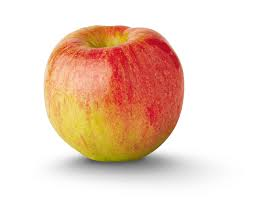
#> input picture ImageTag/Dataset/apple1.jpg, 253 x 199 px; its folder holds 4 pictures in this run
$ python app.py
#> lines starting #> are read from the running program, lines starting #| are printed output that depends on the picture
import os
import numpy as np
from PIL import Image
import pandas as pd
from sklearn.model_selection import train_test_split
from sklearn.ensemble import RandomForestClassifier
from sklearn.metrics import accuracy_score

# Path to the dataset folder
dataset_path = "Dataset"

# Function to extract color features from an image
def extract_features(image_path):
#> called with image_path = 'Dataset/apple1.jpg'
    img = Image.open(image_path).resize((100, 100))  # Resize to 100x100
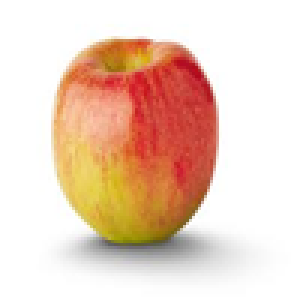
#> img: PIL image 100x100 RGB (shown 3 times larger); mean R, G, B 237, 209.3, 192.5
    img_array = np.array(img)  # Convert to array
    # Mean of red, green, and blue (RGB) colors
    red_mean = np.mean(img_array[:, :, 0])
#> red_mean = 237
    green_mean = np.mean(img_array[:, :, 1])
#> green_mean = 209.3
    blue_mean = np.mean(img_array[:, :, 2])
#> blue_mean = 192.5
    return [red_mean, green_mean, blue_mean]

# Collect data
data = []
labels = []

for filename in os.listdir(dataset_path):
    if filename.endswith(".jpg") or filename.endswith(".png"):
        full_path = os.path.join(dataset_path, filename)
        features = extract_features(full_path)
#> features = [237, 209.3, 192.5]
        data.append(features)
        # Labeling (0 for onion, 1 for apple)
        if "apple" in filename.lower():
            labels.append(1)
        elif "onion" in filename.lower():
            labels.append(0)
#> pass 2 of the loop `for filename in os.listdir(dataset_path):`:
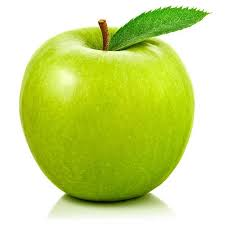
#> input picture ImageTag/Dataset/apple4.jpg, 225 x 225 px
#> in extract_features (call 2), `img = Image.open(image_path).resize((100, 100))`:
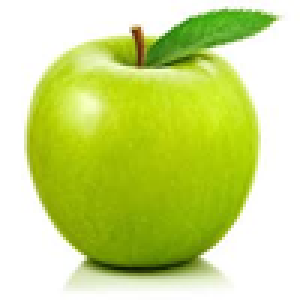
#> img: PIL image 100x100 RGB (shown 3 times larger); mean R, G, B 202.8, 220, 130.3
#> red_mean = 202.8
#> green_mean = 220
#> blue_mean = 130.3
#> `features = extract_features(full_path)`: features = [202.8, 220, 130.3]
#> pass 3 of the loop `for filename in os.listdir(dataset_path):`:
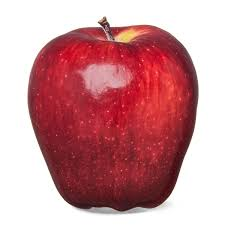
#> input picture ImageTag/Dataset/apple5.jpg, 225 x 225 px
#> in extract_features (call 3), `img = Image.open(image_path).resize((100, 100))`:
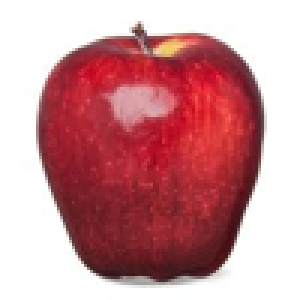
#> img: PIL image 100x100 RGB (shown 3 times larger); mean R, G, B 202.6, 145.4, 150.3
#> red_mean = 202.6
#> green_mean = 145.4
#> blue_mean = 150.3
#> `features = extract_features(full_path)`: features = [202.6, 145.4, 150.3]
#> the loop made 4 passes; the first 3 are shown

# Convert to DataFrame
df = pd.DataFrame(data, columns=['Red', 'Green', 'Blue'])
X = df
y = np.array(labels)

# Split data into training and testing sets
X_train, X_test, y_train, y_test = train_test_split(X, y, test_size=0.2, random_state=42)

# Train the model (Random Forest)
model = RandomForestClassifier(n_estimators=100, random_state=42)
model.fit(X_train, y_train)

# Test accuracy
y_pred = model.predict(X_test)
accuracy = accuracy_score(y_test, y_pred)
print(f"Model accuracy: {accuracy * 100:.2f}%")

# Function to predict a new image
def predict_image(image_path):
    features = extract_features(image_path)
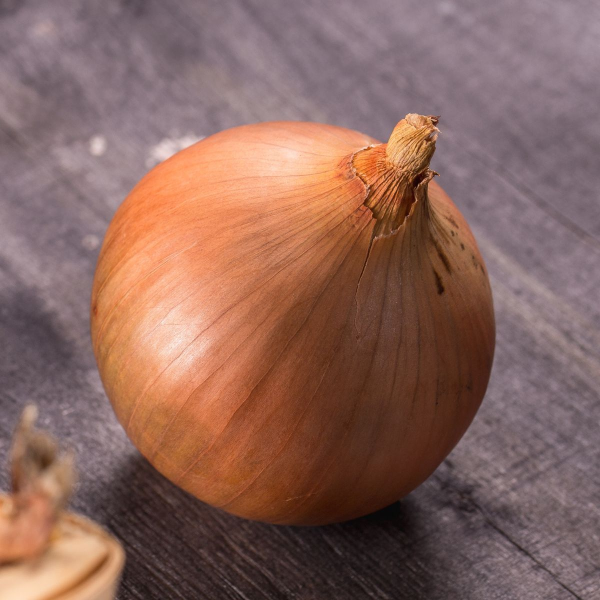
#> input picture ImageTag/test_image.jpg, 1200 x 1200 px, found by its file name (shown at 1/2 size)
#> in extract_features (call 5), `img = Image.open(image_path).resize((100, 100))`:
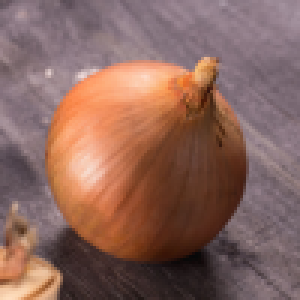
#> img: PIL image 100x100 RGB (shown 3 times larger); mean R, G, B 138.2, 102.2, 93.1
#> in extract_features (call 5), `red_mean = np.mean(img_array[:, :, 0])`: red_mean = 138.2
#> in extract_features (call 5), `green_mean = np.mean(img_array[:, :, 1])`: green_mean = 102.2
#> in extract_features (call 5), `blue_mean = np.mean(img_array[:, :, 2])`: blue_mean = 93.09
#> features = [138.2, 102.2, 93.09]
    new_data = pd.DataFrame([features], columns=['Red', 'Green', 'Blue'])
#> new_data = table of 1 rows and 3 columns
    prediction = model.predict(new_data)
#> prediction = [1]
    return "apple" if prediction[0] == 1 else "onion"

# Test with a new image
new_image = "C:\\Users\\rezafta\\Desktop\\ML\\ImageTag\\test_image.jpg"  # Replace with the path to your new image
result = predict_image(new_image)
#> result = 'apple'
print(f"This image is an {result}!")
#| This image is an apple!


new_image = "C:\\Users\\rezafta\\Desktop\\ML\\ImageTag\\test_image2.jpg"  # Replace with the path to your new image
result = predict_image(new_image)
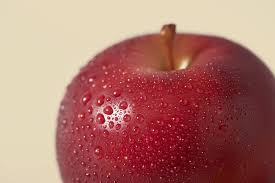
#> input picture ImageTag/test_image2.jpg, 275 x 183 px, found by its file name
#> in extract_features (call 6), `img = Image.open(image_path).resize((100, 100))`:
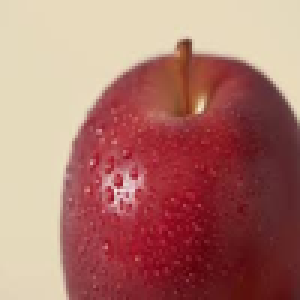
#> img: PIL image 100x100 RGB (shown 3 times larger); mean R, G, B 174.4, 118.3, 109.5
#> in extract_features (call 6), `red_mean = np.mean(img_array[:, :, 0])`: red_mean = 174.4
#> in extract_features (call 6), `green_mean = np.mean(img_array[:, :, 1])`: green_mean = 118.3
#> in extract_features (call 6), `blue_mean = np.mean(img_array[:, :, 2])`: blue_mean = 109.5
print(f"This image is an {result}!")
#| This image is an apple!
